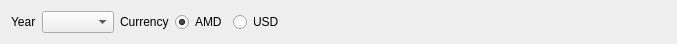
<?xml version="1.0" encoding="UTF-8"?>
<ui version="4.0">
 <class>FYearlyFinancialReport</class>
 <widget class="QWidget" name="FYearlyFinancialReport">
  <property name="geometry">
   <rect>
    <x>0</x>
    <y>0</y>
    <width>677</width>
    <height>41</height>
   </rect>
  </property>
  <property name="windowTitle">
   <string>Form</string>
  </property>
  <layout class="QHBoxLayout" name="horizontalLayout">
   <item>
    <widget class="QLabel" name="label">
     <property name="text">
      <string>Year</string>
     </property>
    </widget>
   </item>
   <item>
    <widget class="EYearCombo" name="cbYear"/>
   </item>
   <item>
    <widget class="QLabel" name="label_2">
     <property name="text">
      <string>Currency</string>
     </property>
    </widget>
   </item>
   <item>
    <widget class="QRadioButton" name="rbAmd">
     <property name="text">
      <string>AMD</string>
     </property>
     <property name="checked">
      <bool>true</bool>
     </property>
    </widget>
   </item>
   <item>
    <widget class="QRadioButton" name="rbUsd">
     <property name="text">
      <string>USD</string>
     </property>
    </widget>
   </item>
   <item>
    <spacer name="horizontalSpacer">
     <property name="orientation">
      <enum>Qt::Horizontal</enum>
     </property>
     <property name="sizeHint" stdset="0">
      <size>
       <width>403</width>
       <height>20</height>
      </size>
     </property>
    </spacer>
   </item>
  </layout>
 </widget>
 <customwidgets>
  <customwidget>
   <class>EYearCombo</class>
   <extends>QComboBox</extends>
   <header location="global">eyearcombo.h</header>
  </customwidget>
 </customwidgets>
 <resources/>
 <connections/>
</ui>
